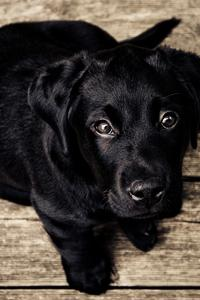
#> input picture Day2/dog.jpg, 200 x 300 px
$ python 220628_2_1.py
#> lines starting #> are read from the running program, lines starting #| are printed output that depends on the picture
# -*- coding: utf-8 -*-
"""
Created on Tue Jun 28 13:31:34 2022

@author: Samsung
"""

import cv2

def test1():
  img = cv2.imread("purple.png")
  print(img.shape)

  cv2.imshow("Purple",img)
  cv2.waitKey(0) # 입력을 무한정 기다림.
  cv2.destroyAllWindows()

# test1()

def test2():
    img = cv2.imread("purple.png")
    print(img.shape)

    img1 = cv2.cvtColor(img, cv2.COLOR_RGB2GRAY)
    print(img1.shape)

    cv2.imshow("Gray_Purple",img1)
    cv2.waitKey(0)
    cv2.destroyAllWindows()

    cv2.imwrite("Gray_Purple.png",img1)
# test2()

def test3():
    img = cv2.imread("purple.png")
    print(img.shape)

    w,h,_ = img.shape
    print(w,h)

    w = int(w * 0.5)
    h = int(h * 0.5)
    print(w,h)

    img1 = cv2.resize(img, (w,h))
    print(img1.shape)

    cv2.imshow("Purple",img1)
    cv2.waitKey(0)
    cv2.destroyAllWindows()

# test3()

# =============================================================================
# 인터넷에서 이미지파알 하나 구할 것 -> color를 gray로 전환
# -> 이미지 크기를 절반으로 줄이기 -> 이미지 출력
# =============================================================================

def test4():
    img = cv2.imread("dog.jpg")
#> img is the input picture: shape (300, 200, 3); mean B, G, R 52.9, 58.5, 65.4
    cv2.imshow("Dog",img)
    cv2.waitKey(0)
    cv2.destroyAllWindows()

    img1 = cv2.cvtColor(img, cv2.COLOR_RGB2GRAY)
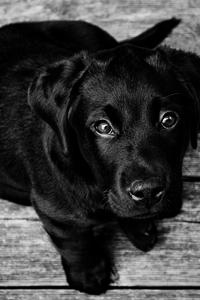
#> img1: shape (300, 200); min 0, max 253, mean 57.7
    cv2.imshow("Gray_Dog",img1)
    cv2.waitKey(0)
    cv2.destroyAllWindows()

    w,h,_ = img.shape
#> w = 300; h = 200
    w = int(w * 0.5)
#> w = 150
    h = int(h * 0.5)
#> h = 100
    img2 = cv2.resize(img,(w,h))
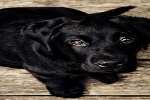
#> img2: shape (100, 150, 3); mean B, G, R 52.9, 58.5, 65.4
    cv2.imshow("Resize_Dog",img2)
    cv2.waitKey(0)
    cv2.destroyAllWindows()

test4()

$ run again, with Day2/data/2.jpg copied over Day2/dog.jpg
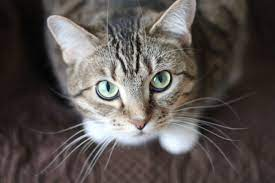
#> input picture Day2/data/2.jpg, 275 x 183 px
#> in test4, img is the input picture: shape (183, 275, 3); mean B, G, R 79.2, 81.8, 88.7
#> in test4, `img2 = cv2.resize(img,(w,h))`:
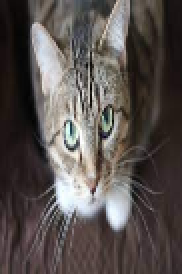
#> img2: shape (137, 91, 3) (shown 2 times larger); mean B, G, R 79.1, 81.7, 88.6
